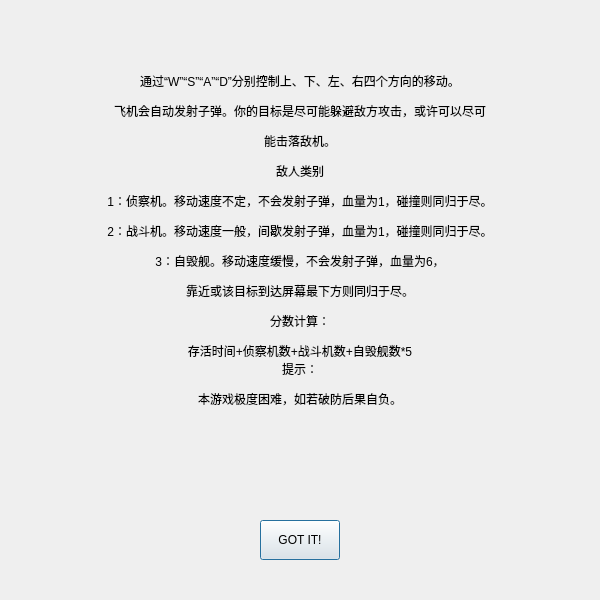
<?xml version="1.0" encoding="UTF-8"?>
<ui version="4.0">
 <class>guide</class>
 <widget class="QDialog" name="guide">
  <property name="geometry">
   <rect>
    <x>0</x>
    <y>0</y>
    <width>600</width>
    <height>600</height>
   </rect>
  </property>
  <property name="windowTitle">
   <string>Dialog</string>
  </property>
  <widget class="QLabel" name="label">
   <property name="geometry">
    <rect>
     <x>10</x>
     <y>10</y>
     <width>580</width>
     <height>460</height>
    </rect>
   </property>
   <property name="text">
    <string>&lt;html&gt;&lt;head/&gt;&lt;body&gt;&lt;p align=&quot;center&quot;&gt;通过“W”“S”“A”“D”分别控制上、下、左、右四个方向的移动。&lt;/p&gt;&lt;p align=&quot;center&quot;&gt;飞机会自动发射子弹。你的目标是尽可能躲避敌方攻击，或许可以尽可&lt;/p&gt;&lt;p align=&quot;center&quot;&gt;能击落敌机。&lt;/p&gt;&lt;p align=&quot;center&quot;&gt;敌人类别&lt;/p&gt;&lt;p align=&quot;center&quot;&gt;1：侦察机。移动速度不定，不会发射子弹，血量为1，碰撞则同归于尽。&lt;/p&gt;&lt;p align=&quot;center&quot;&gt;2：战斗机。移动速度一般，间歇发射子弹，血量为1，碰撞则同归于尽。&lt;/p&gt;&lt;p align=&quot;center&quot;&gt;3：自毁舰。移动速度缓慢，不会发射子弹，血量为6，&lt;/p&gt;&lt;p align=&quot;center&quot;&gt;靠近或该目标到达屏幕最下方则同归于尽。&lt;/p&gt;&lt;p align=&quot;center&quot;&gt;分数计算：&lt;/p&gt;&lt;p align=&quot;center&quot;&gt;存活时间+侦察机数+战斗机数+自毁舰数*5&lt;br/&gt;提示：&lt;/p&gt;&lt;p align=&quot;center&quot;&gt;本游戏极度困难，如若破防后果自负。&lt;/p&gt;&lt;/body&gt;&lt;/html&gt;</string>
   </property>
  </widget>
  <widget class="QPushButton" name="pushButton">
   <property name="geometry">
    <rect>
     <x>260</x>
     <y>520</y>
     <width>80</width>
     <height>40</height>
    </rect>
   </property>
   <property name="text">
    <string>GOT IT!</string>
   </property>
  </widget>
 </widget>
 <resources/>
 <connections/>
</ui>
